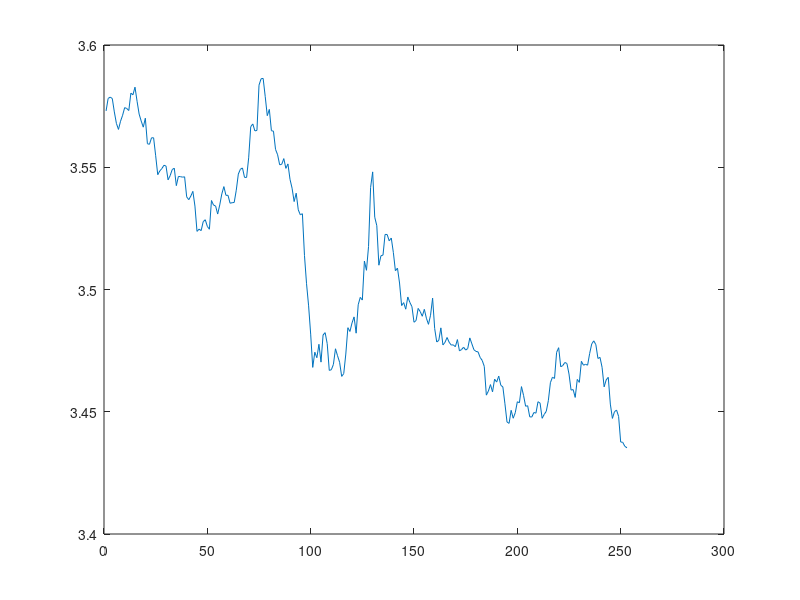

Here is the MATLAB script that generated this plot:
pkg load statistics

function [mu, sigma, lambda] = estimate(S, deltat)
% Calibrate an OU process by least squares.

if (size(S,2) > size(S,1))
    S = S';
end

[k, dummy, resid] = regress(S(2:end), [ones(size(S(1:end-1))) S(1:end-1)]);
a = k(1);
b = k(2);
lambda = -log(b)/deltat;
mu     = a/(1-b);
sigma  =  std(resid) * sqrt( 2*lambda/(1-b^2) );

end

S = log(csvread('contract_prices_last_year.csv', 1, 1))
[mu, sigma, lambda] = estimate(S, 1)

plot(S)
pause

% OUTPUT:
% mu =  3.4397
% sigma =  0.0055596
% lambda =  0.0083759

% vim: set ft=matlab:
